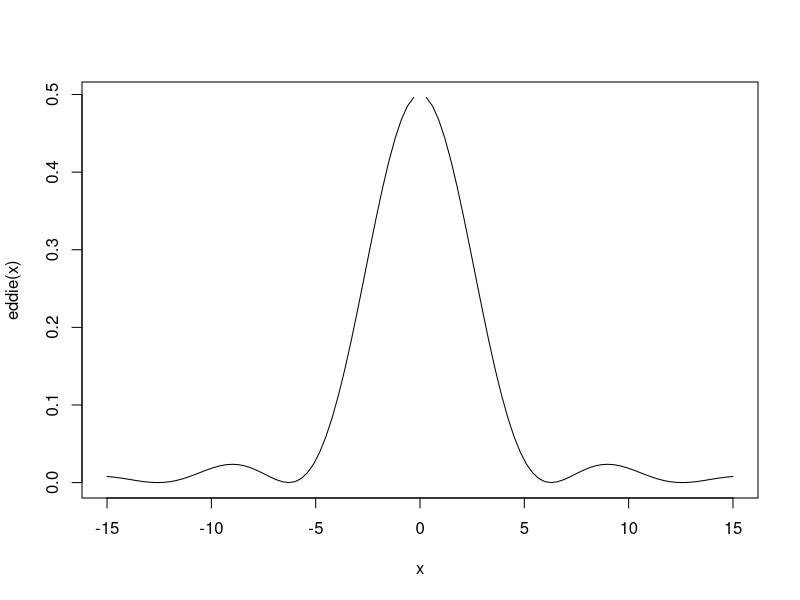
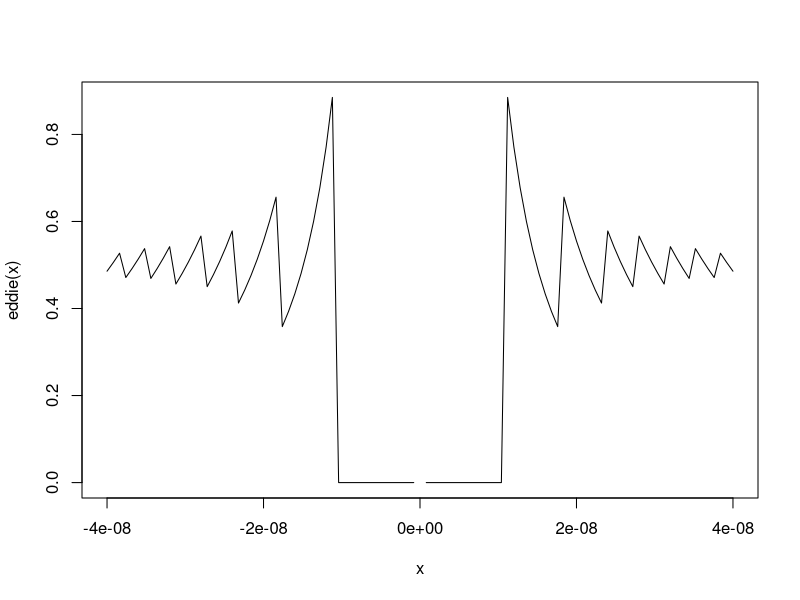

The R script that drew these images, in order: (Note: this script raises an error after producing the figures.)
#ejercicio 1

eddie <- function(x) {
  (1-cos(x))/x^2
}

#a)
curve(eddie, from=-15,to=15)
#b)
curve(eddie,from=-4*10^(-8), to= 4*10^(-8))

#ejercicio 2

# no correr
f <- 1
while (abs(p-pi)>10^(-5)){
n <- 10^f
x <- runif(n,-1,1)
y <- runif(n,-1,1)
z <- c(length=n)
for (i in 1:n){
  if (x[[i]]^2+y[[i]]^2<=1) {
    z[[i]] <-1
  }else{
    z[[i]] <-0
  } 
}
R <- sum(z)/n
p <- 4*R
f <- f+1
}

#ejercicio 3






